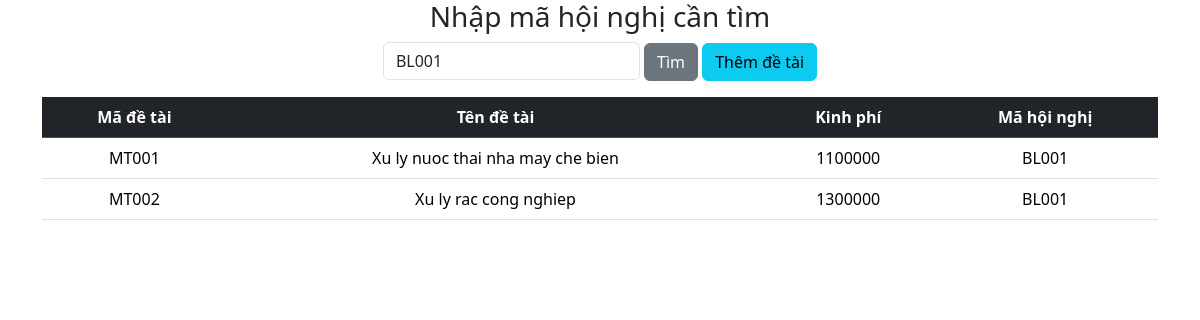
The page /217480201052_TranHaiDang/BaiLam/timkiem.php?inputSearch=BL001 on the database its author committed.
### tables this page shows
CREATE TABLE `dsdetai` (
  `MADETAI` varchar(10) NOT NULL COMMENT 'Ma de tai',
  `TENDETAI` varchar(50) NOT NULL COMMENT 'Ten de tai',
  `KINHPHI` int(11) NOT NULL COMMENT 'Kinh phi',
  `MAHN` varchar(10) NOT NULL COMMENT 'Ma hoi nghi'
);

### 217480201052_TranHaiDang/BaiLam/timkiem.php (the view, shortened to what this page needs)
<!DOCTYPE html>
<html lang="en">
<head>
    <link rel="stylesheet" href="../bootstrap/css/bootstrap.css">
</head>
<body>
    <div class="container">
        <div class="text-center bg-muted mb-3">
            <form action="" method="get">
                <h3>Nhập mã hội nghị cần tìm</h3>
                <input type="text" name="inputSearch" id="inputSearch" class="form-control d-inline w-auto" placeholder="Nhập  mã hội nghị"
                    value="<?php  echo isset($_GET['inputSearch']) ? $_GET['inputSearch'] : '';
                    ?>"
                >
                <button type="submit" class="btn btn-secondary">Tìm</button>
                <button type="submit" class="btn btn-info" onclick="window.open('insert.html');">Thêm đề tài</button>
            </form>
        </div>
        <table class="table table-hover text-center">
            <thead class="table-dark">
                <tr>
                    <th scope="col">Mã đề tài</th>
                    <th scope="col">Tên đề tài</th>
                    <th scope="col">Kinh phí</th>
                    <th scope="col">Mã hội nghị</th>
                </tr>
            </thead>
            <tbody>
                <?php
                    include ("connectDB.php");
                    $search = '';
                    if (isset($_GET['inputSearch'])) {
                        $search = $_GET['inputSearch'];
                    }
                    $sql = "SELECT * FROM `dsdetai`";
                    if (!empty($search)) {
                    $sql = "SELECT * FROM `dsdetai` WHERE `MAHN` LIKE '%$search%'";
                }
                $result = mysqli_query($conn, $sql);
                if ($result->num_rows > 0) {
                    while($row = mysqli_fetch_assoc($result)) {
                        echo "<tr>
                            <td> {$row['MADETAI']} </td>
                            <td> {$row['TENDETAI']} </td>
                            <td> {$row['KINHPHI']} </td>
                            <td> {$row['MAHN']} </td>
                        </tr>";
                    }
                }
                else {
                    echo "<tr>
                        <td colspan='6'>Không có thông tin </td>
                    </tr>";
                }
            ?>
        </tbody>
    </table>
    </div>
</body>
</html>

### 217480201052_TranHaiDang/BaiLam/timkiem.php (style rules this page uses)
* { padding: 0; margin: 0; box-sizing: border-box; }

### rows shown on the page
dsdetai: MADETAI "MT001", TENDETAI "Xu ly nuoc thai nha may che bien", KINHPHI "1100000", MAHN "BL001"
dsdetai: MADETAI "MT002", TENDETAI "Xu ly rac cong nghiep", KINHPHI "1300000", MAHN "BL001"
